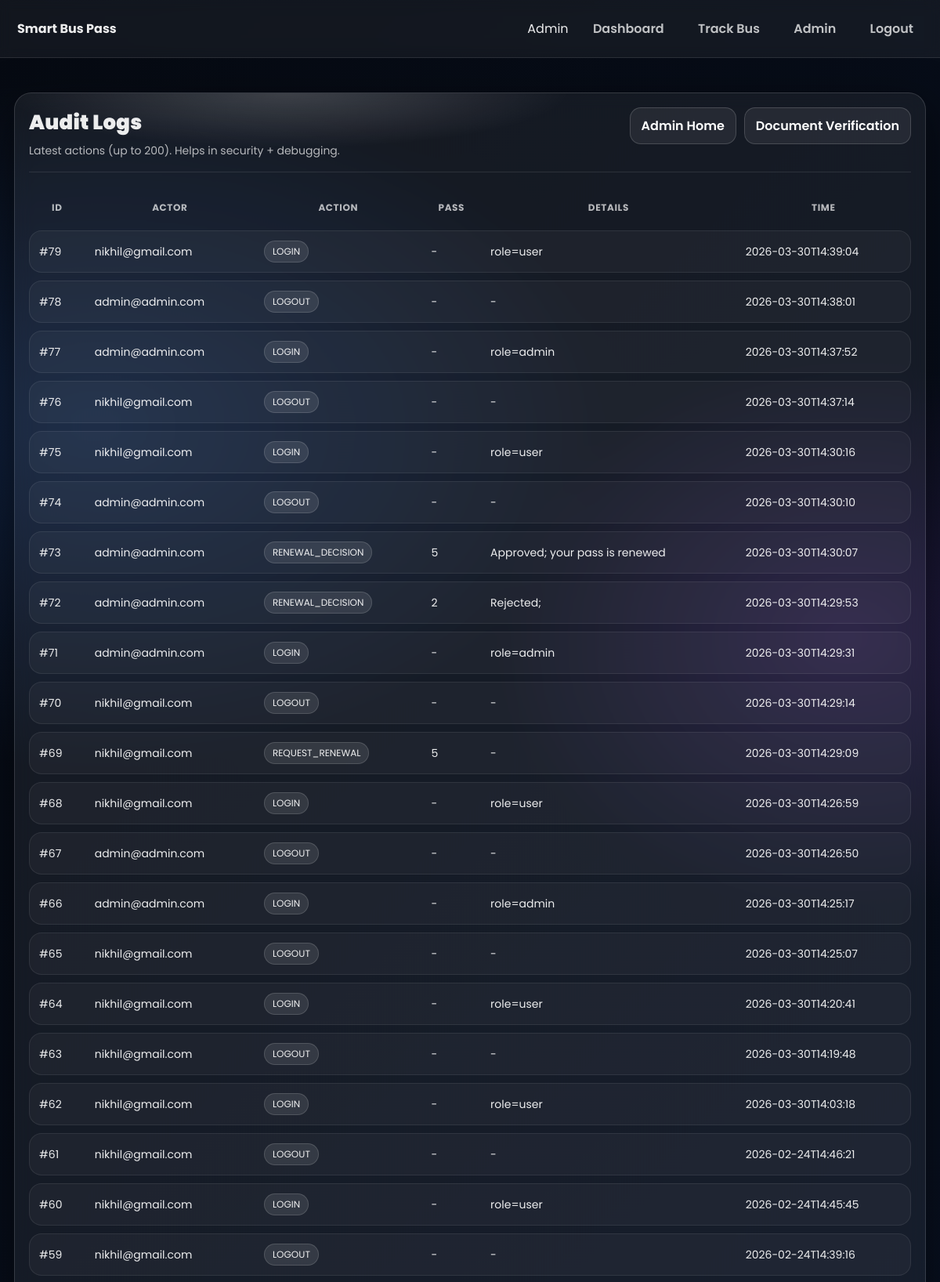
The page /admin/audit (signed in, upper part) on the database its author committed.
### tables this page shows
CREATE TABLE audit_logs (
        id INTEGER PRIMARY KEY AUTOINCREMENT,
        actor_email TEXT NOT NULL,
        action TEXT NOT NULL,
        pass_id INTEGER,
        details TEXT,
        created_at TEXT NOT NULL
    );

### app.py (the view)
@app.route("/admin/audit")
def admin_audit():
    if not require_staff():
        return render_template("403.html", title="403 | " + APP_TITLE), 403
    conn = get_db()
    logs = conn.execute("SELECT * FROM audit_logs ORDER BY id DESC LIMIT 200").fetchall()
    conn.close()
    return render_template("admin_audit.html", title=f"Audit Logs | {APP_TITLE}", logs=logs)

### app.py (called while the page is built)
@app.before_request
def _rate_limit_guard():
    try:
        ip = request.headers.get("X-Forwarded-For", request.remote_addr) or "unknown"
        endpoint = (request.endpoint or "unknown")
        minute = datetime.now().strftime("%Y%m%d%H%M")
        key = (ip, endpoint, minute)
        _rate_bucket[key] = _rate_bucket.get(key, 0) + 1
        if _rate_bucket[key] > RATE_LIMIT_PER_MINUTE:
            return render_template("403.html", title="403 | " + APP_TITLE), 403
    except Exception:
        pass

def get_db():
    conn = sqlite3.connect(DB_PATH)
    conn.row_factory = sqlite3.Row
    return conn

def require_staff():
    return session.get('role') in ('admin', 'verifier')

### templates/admin_audit.html
{% extends "base.html" %}
{% block content %}
<div class="card glow" style="padding:18px;">
  <div class="card-header">
    <div>
      <div class="title">Audit Logs</div>
      <div class="subtitle">Latest actions (up to 200). Helps in security + debugging.</div>
    </div>
    <div style="display:flex; gap:10px; flex-wrap:wrap;">
      <a class="btn" href="{{ url_for('admin') }}">Admin Home</a>
      <a class="btn" href="{{ url_for('admin_documents') }}">Document Verification</a>
    </div>
  </div>
  <hr class="hr"/>
  {% if logs and logs|length>0 %}
  <table class="table" style="width:100%;">
    <thead>
      <tr>
        <th>ID</th>
        <th>Actor</th>
        <th>Action</th>
        <th>Pass</th>
        <th>Details</th>
        <th>Time</th>
      </tr>
    </thead>
    <tbody>
      {% for l in logs %}
      <tr>
        <td>#{{ l['id'] }}</td>
        <td>{{ l['actor_email'] }}</td>
        <td><span class="badge">{{ l['action'] }}</span></td>
        <td>
          {% if l['pass_id'] %}
            <a href="{{ url_for('pass_details', pass_id=l['pass_id']) }}">{{ l['pass_id'] }}</a>
          {% else %}-{% endif %}
        </td>
        <td style="max-width:520px; white-space:normal;">{{ l['details'] or '-' }}</td>
        <td>{{ l['created_at'] }}</td>
      </tr>
      {% endfor %}
    </tbody>
  </table>
  {% else %}
    <div class="card soft" style="padding:14px; opacity:.85;">No audit entries yet.</div>
  {% endif %}
</div>
{% endblock %}

### static/css/modern.css (style rules this page uses)
:root { --bg1:#060a12; --bg2:#0b1730; --card:rgba(255,255,255,0.06); --card2:rgba(255,255,255,0.09); --border:rgba(255,255,255,0.14); --text:rgba(255,255,255,0.92); --muted:rgba(255,255,255,0.72); --shadow:0 18px 55px rgba(0,0,0,0.55); --r:22px; }
body { background: radial-gradient(1200px 800px at 10% 10%, rgba(59,130,246,0.18), transparent 55%), radial-gradient(900px 700px at 90% 15%, rgba(168,85,247,0.16), transparent 50%), radial-gradient(900px 700px at 60% 90%, rgba(34,197,94,0.10), transparent 55%), linear-gradient(135deg, var(--bg1), var(--bg2)); color: var(--text); }
.card { background: var(--card); border:1px solid var(--border); border-radius: var(--r); box-shadow: var(--shadow); }
.card-header { display:flex; align-items:flex-start; justify-content:space-between; gap:14px; }
.title { font-size:26px; font-weight:900; letter-spacing:0.2px; }
.subtitle { opacity:.75; font-size:14px; margin-top:6px; }
.btn { border:1px solid rgba(255,255,255,0.16); background:rgba(255,255,255,0.07); border-radius:14px; padding:10px 14px; }
.badge { border:1px solid rgba(255,255,255,0.14); }
.table { border-collapse:separate; border-spacing:0 10px; }
.table th { opacity:.75; font-size:12px; text-transform:uppercase; letter-spacing:0.6px; border-bottom:none; padding:10px 12px; }
.table td { background:rgba(255,255,255,0.04); border-top:1px solid rgba(255,255,255,0.08); border-bottom:1px solid rgba(255,255,255,0.08); padding:12px; }
.table tr td:first-child { border-left:1px solid rgba(255,255,255,0.08); border-top-left-radius:16px; border-bottom-left-radius:16px; }
.table tr td:last-child { border-right:1px solid rgba(255,255,255,0.08); border-top-right-radius:16px; border-bottom-right-radius:16px; }
.hr { height:1px;background:rgba(255,255,255,0.10);border:0;margin:16px 0; }
.glow { position:relative; overflow:hidden; }
.glow:before { content:""; position:absolute; inset:-2px; background:radial-gradient(600px 120px at 30% 0%, rgba(255,255,255,0.18), transparent 60%); pointer-events:none; }

### templates/base.html (style rules this page uses)
* { margin:0;padding:0;box-sizing:border-box; }
body { font-family:'Poppins',sans-serif; background: linear-gradient(135deg,#0f172a,#1e293b); color:#fff; min-height:100vh; }
a { text-decoration:none;color:inherit; }
.card { background: rgba(255,255,255,0.05); backdrop-filter: blur(12px); border:1px solid rgba(255,255,255,0.15); border-radius:18px; box-shadow:0 15px 40px rgba(0,0,0,0.4); }
.btn { padding:10px 16px; border:none; border-radius:10px; cursor:pointer; font-weight:600; transition:.3s ease; background:rgba(255,255,255,0.08); color:#fff; }
.badge { padding:4px 10px; border-radius:20px; font-size:12px; background:rgba(255,255,255,0.1); display:inline-block; }
.table { width:100%; border-collapse:collapse; }
.table th,.table td { padding:10px; border-bottom:1px solid rgba(255,255,255,0.1); font-size:14px; }

### rows shown on the page
audit_logs: id "79", actor_email "nikhil@gmail.com", action "LOGIN", details "role=user", created_at "2026-03-30T14:39:04"
audit_logs: id "78", actor_email "admin@admin.com", action "LOGOUT", details "-", created_at "2026-03-30T14:38:01"
audit_logs: id "77", actor_email "admin@admin.com", action "LOGIN", details "role=admin", created_at "2026-03-30T14:37:52"
audit_logs: id "76", actor_email "nikhil@gmail.com", action "LOGOUT", details "-", created_at "2026-03-30T14:37:14"
audit_logs: id "75", actor_email "nikhil@gmail.com", action "LOGIN", details "role=user", created_at "2026-03-30T14:30:16"
audit_logs: id "74", actor_email "admin@admin.com", action "LOGOUT", details "-", created_at "2026-03-30T14:30:10"
audit_logs: id "73", actor_email "admin@admin.com", action "RENEWAL_DECISION", pass_id "5", details "Approved; your pass is renewed", created_at "2026-03-30T14:30:07"
audit_logs: id "72", actor_email "admin@admin.com", action "RENEWAL_DECISION", pass_id "2", details "Rejected;", created_at "2026-03-30T14:29:53"
audit_logs: id "71", actor_email "admin@admin.com", action "LOGIN", details "role=admin", created_at "2026-03-30T14:29:31"
audit_logs: id "70", actor_email "nikhil@gmail.com", action "LOGOUT", details "-", created_at "2026-03-30T14:29:14"
audit_logs: id "69", actor_email "nikhil@gmail.com", action "REQUEST_RENEWAL", pass_id "5", details "-", created_at "2026-03-30T14:29:09"
audit_logs: id "68", actor_email "nikhil@gmail.com", action "LOGIN", details "role=user", created_at "2026-03-30T14:26:59"
audit_logs: id "67", actor_email "admin@admin.com", action "LOGOUT", details "-", created_at "2026-03-30T14:26:50"
audit_logs: id "66", actor_email "admin@admin.com", action "LOGIN", details "role=admin", created_at "2026-03-30T14:25:17"
audit_logs: id "65", actor_email "nikhil@gmail.com", action "LOGOUT", details "-", created_at "2026-03-30T14:25:07"
audit_logs: id "64", actor_email "nikhil@gmail.com", action "LOGIN", details "role=user", created_at "2026-03-30T14:20:41"
audit_logs: id "63", actor_email "nikhil@gmail.com", action "LOGOUT", details "-", created_at "2026-03-30T14:19:48"
audit_logs: id "62", actor_email "nikhil@gmail.com", action "LOGIN", details "role=user", created_at "2026-03-30T14:03:18"
audit_logs: id "61", actor_email "nikhil@gmail.com", action "LOGOUT", details "-", created_at "2026-02-24T14:46:21"
audit_logs: id "60", actor_email "nikhil@gmail.com", action "LOGIN", details "role=user", created_at "2026-02-24T14:45:45"
audit_logs: id "59", actor_email "nikhil@gmail.com", action "LOGOUT", details "-", created_at "2026-02-24T14:39:16"

### other values the page prints
{{ session.get('user') }} "Admin"
